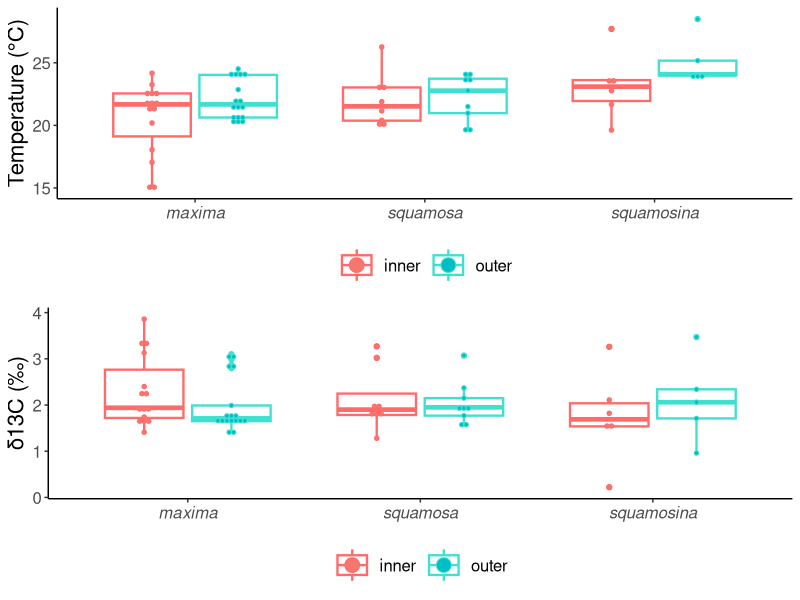

Write the R code that produced this figure.
## ---- chunk 1
# Loading all required packages
library(readr)
library(tidyverse)
library(dplyr)
library(ggplot2)
library(gridExtra)

# Importing datasets
d <- read_csv("Replication_data.csv")
head(d)
## ---- chunk 2
# Adding temperature to my dataset
d18O_sw <- 1.53 # this is the seawater d18O value--see the article for an explanation of the specific value

d <- d %>% mutate(temperature = 20.19 - 4.56 * (d18O - 1.53) + 0.19 * (d18O - 1.53)) # equation taken from the article

# Making separate datasets for outer and inner shell layers
d_outer <- d[d$layer %in% "outer", ]
d_inner <- d[d$layer %in% "inner", ]

# A quick function to run the mean and SD tests together
tests <- function(x) {
  tibble(mean = mean(x), sd = sd(x))
}

# Setting up my variable names
vars <- c("d13C", "d18O", "temperature") 

# Creating my row names and assigning them data subsets
rows <- list("Outer, all specimens" = d_outer, 
             "Inner, all specimens" = d_inner, 
             "Outer, T. squamosina" = d_outer[d_outer$species %in% "squamosina", ], 
             "Inner, T. squamosina" = d_inner[d_inner$species %in% "squamosina", ], 
             "Outer, T. squamosa" = d_outer[d_outer$species %in% "squamosa", ], 
             "Inner, T. squamosa" = d_inner[d_inner$species %in% "squamosa", ], 
             "Outer, T. maxima" = d_outer[d_outer$species %in% "maxima", ], 
             "Inner, T. maxima" = d_inner[d_inner$species %in% "maxima", ])

# This function runs the test for each of my rows defined above and then compiles them into a single table.
table_1 <- map_dfr(names(rows), function(row) {
  df <- rows[[row]]  # Select dataset

  map_dfr(vars, function(var) {
    tests(df[[var]]) %>% 
      mutate(variable = var, dataset = row, length = nrow(df))  # Add variable & row names
  })
})


# Reordering the columns in my table to match those in the article
table_1 <- table_1 %>%
  select(dataset, length, variable, mean, sd)

table_1
## ---- chunk 3
# In order to compare the species, I need to remove the observations that are an undetermined species
d_outer <- d_outer %>% filter(species != "undet")

# The first ANOVA is for the reconstructed temperature of the outer shell layer between species.
aov_temp <- aov(temperature ~ species, data = d_outer)
summary(aov_temp)
## ---- chunk 4
# Next, we do a post hoc Tukey test to better understand where the difference in the ANOVA above is coming from.
TukeyHSD(aov_temp)
## ---- chunk 5
# Finally, we conduct an ANOVA for the d13C values of the outer shell layer between species.
aov_d13C <- aov(d13C ~ species, data = d_outer)
summary(aov_d13C)
## ---- chunk 6
#| message: false
#| fig-height: 9
#| fig-width: 6
# Adjusting height and width of the output

# Removing undetermined species
d <- d %>% filter(species != "undet")

# Making a function for the boxplots
boxplots <- function(y, ylab) {
  bp <- ggplot(d, aes(x = species, y = y, color = layer))
  bp <- bp + geom_boxplot(fill = NA, size = 0.8)
  bp <- bp + geom_dotplot(aes(x = species, y = y, fill = layer), binaxis = "y", dotsize = 0.8, stackdir = "center", position = position_dodge(width = 0.75)) # adding all sample dots to the boxplot
  bp <- bp + labs(x = NULL, y = ylab) # matching axis labels (or lack thereof) to article
  bp <- bp + theme_bw() # this theme is more similar to what they used
  bp <- bp + theme(panel.grid.major = element_blank(), panel.grid.minor = element_blank()) # removing gridlines to match the look
  bp <- bp + theme(axis.text.x = element_text(face = "italic")) # italicizing x axis labels like in the figure
  bp <- bp + theme(axis.title.x = element_text(size = 16), axis.title.y = element_text(size = 16), axis.text.x = element_text(size = 12), axis.text.y = element_text(size = 12), legend.text = element_text(size = 12), legend.key.size = unit(1, "cm")) # adjusting sizes for axis titles, labels, and legend
  bp <- bp + theme(legend.position = "bottom", legend.title = element_blank()) # moving the legend to the bottom and removing its title
  bp <- bp + theme(panel.border = element_blank(), axis.line.x = element_line(color = "black"), axis.line.y = element_line(color = "black")) # reformatting borders to be more in line (pun intended) with the figure
  bp <- bp + scale_color_manual(values = c("outer" = "turquoise", "inner" = "indianred1")) # matching colors
}

bp <- boxplots(d$temperature, "Temperature (°C)")
bp2 <- boxplots(d$d13C, "δ13C (‰)")

# Arranging the boxplots into a vertical grid as in the article
grid.arrange(bp, bp2, ncol = 1)
